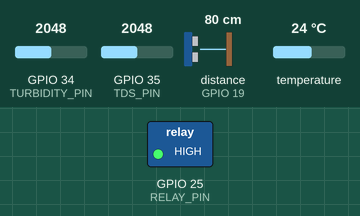
Simulated run of this sketch. Board: ESP32. Parts: switched loads named in the sketch (green lamp = pin HIGH). Wiring (inferred from the names in the program): ultrasonic range finder: trigger GPIO 18; echo GPIO 19. Inputs (shaded band) come from the test bench; at power-on: GPIO 34 (TURBIDITY_PIN) = 2048, GPIO 35 (TDS_PIN) = 2048, distance to the obstacle (sensor on GPIO 19) 80 cm, temperature 24 °C. The echo pulse lasts 58.3 µs per cm; WiFi joins after 1.5 s; servers stay silent unless stated; uploads are accepted with an empty reply; pins used as bus, display or sensor lines are not drawn; what the sketch prints to the serial monitor is not drawn.

Above: at 0.1 s.
At 5.8 s:
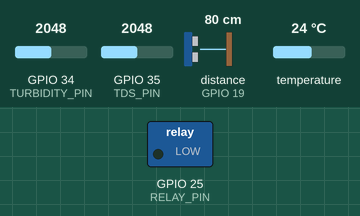
Timing chart, 0 to 7.3 s (numbered marks = the images above):
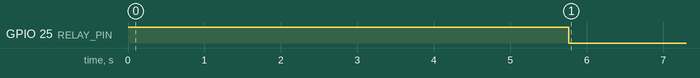

Measured:
- by itself, GPIO 25 (RELAY_PIN): HIGH → LOW at 5.8 s

The sketch:

esp32_firmware_integrated.ino
```cpp
/*
 * UniLi Water Monitoring System - Professional Integrated Firmware
 * Fully synchronized with Web Dashboard via Dynamic Configuration
 */

#include <WiFi.h>
#include <HTTPClient.h>
#include <ArduinoJson.h>
#include <OneWire.h>
#include <DallasTemperature.h>

// --- WiFi & Server ---
const char* ssid       = "Honor 9N";
const char* password   = "12345678";
const char* serverIp   = "192.168.43.248";
const char* receiveUrl = "http://192.168.43.248/water%20system/api/receive.php";
const char* configUrl  = "http://192.168.43.248/water%20system/api/get_config.php";
const char* apiKey     = "your-secret-api-key-123";

// --- Pin Definitions ---
#define RELAY_PIN      25
#define TURBIDITY_PIN  34
#define TDS_PIN        35
#define TRIG_PIN       18
#define ECHO_PIN       19
#define ONE_WIRE_BUS   16
#define MANUAL_BTN     23

// --- Dynamic Settings (Fetched from Dashboard) ---
float max_turbidity = 50.0;
float max_tds = 500.0;
float max_temp = 35.0;
float min_level = 10.0;
float tds_slope = 1.0;
float tds_intercept = 0.0;
float turb_offset = 0.0;
int sampling_interval = 5; // Default 5 seconds

// --- State Variables ---
float turbidity = 0, tds = 0, temperature = 0, waterLevel = 0;
bool pumpRunning = false;
unsigned long lastSendTime = 0;
unsigned long lastConfigFetch = 0;
String recommendation = "System Initializing...";

OneWire oneWire(ONE_WIRE_BUS);
DallasTemperature tempSensor(&oneWire);

// =============================================================
//   REMOTE CONFIGURATION FETCH (The "Brain" of Integration)
// =============================================================
void fetchRemoteConfig() {
  if (WiFi.status() != WL_CONNECTED) return;

  Serial.println("[CONFIG] Syncing with dashboard...");
  HTTPClient http;
  http.begin(configUrl);
  int httpCode = http.GET();

  if (httpCode == 200) {
    String payload = http.getString();
    StaticJsonDocument<1024> doc;
    deserializeJson(doc, payload);

    if (doc["success"]) {
      sampling_interval = doc["sampling_interval_sec"] | 5;

      // Update Thresholds
      max_turbidity = doc["thresholds"]["max_turbidity"] | 50.0;
      max_tds       = doc["thresholds"]["max_tds"] | 500.0;
      max_temp      = doc["thresholds"]["max_temp"] | 35.0;
      min_level     = doc["thresholds"]["min_water_level"] | 10.0;

      // Update Calibration
      tds_slope     = doc["calibration"]["tds_slope"] | 1.0;
      tds_intercept = doc["calibration"]["tds_intercept"] | 0.0;
      turb_offset   = doc["calibration"]["turbidity_offset"] | 0.0;

      Serial.printf("[CONFIG] Sync Complete. Interval: %ds | Turb Lim: %.1f | TDS Lim: %.1f\n",
                    sampling_interval, max_turbidity, max_tds);
    }
  }
  http.end();
  lastConfigFetch = millis();
}

// =============================================================
//   SENSOR DATA ACQUISITION
// =============================================================
void readSensors() {
  // 1. Turbidity + Remote Offset
  int turbRaw = analogRead(TURBIDITY_PIN);
  float turbV = turbRaw * (3.3f / 4095.0f);
  turbidity = ((1.0f - (turbV / 3.3f)) * 1000.0f) + turb_offset;
  turbidity = constrain(turbidity, 0, 1000);

  // 2. TDS + Remote Slope/Intercept
  float tdsV = analogRead(TDS_PIN) * (3.3f / 4095.0f);
  tds = (tdsV * 500.0f * tds_slope) + tds_intercept;

  // 3. Temperature
  tempSensor.requestTemperatures();
  temperature = tempSensor.getTempCByIndex(0);

  // 4. Ultrasonic (Simple Level Calculation)
  digitalWrite(TRIG_PIN, LOW); delayMicroseconds(2);
  digitalWrite(TRIG_PIN, HIGH); delayMicroseconds(10);
  digitalWrite(TRIG_PIN, LOW);
  long duration = pulseIn(ECHO_PIN, HIGH, 30000);
  float distance = (duration * 0.0343) / 2.0;
  waterLevel = (distance > 0) ? distance : 0; // Simplified for this example
}

// =============================================================
//   PUMP CONTROL & DATA SYNC
// =============================================================
void syncWithDashboard() {
  if (WiFi.status() != WL_CONNECTED) return;
  if (millis() - lastSendTime < (sampling_interval * 1000)) return;

  HTTPClient http;
  http.begin(receiveUrl);
  http.addHeader("Content-Type", "application/json");

  StaticJsonDocument<1024> doc;
  doc["api_key"]     = apiKey;
  doc["turbidity"]   = turbidity;
  doc["tds"]         = tds;
  doc["temperature"] = temperature;
  doc["distance_cm"] = waterLevel; // Server derives % from this
  doc["pump"]        = pumpRunning ? 1 : 0;

  String body; serializeJson(doc, body);
  int httpCode = http.POST(body);

  if (httpCode == 200) {
    String response = http.getString();
    StaticJsonDocument<512> respDoc;
    deserializeJson(respDoc, response);

    // DASHBOARD REMOTE CONTROL:
    // The server tells the ESP32 if it should be in AUTO or MANUAL mode
    String mode = respDoc["command_mode"] | "auto";
    String state = respDoc["command_state"] | "off";

    if (mode == "manual") {
      setPump(state == "on");
    } else {
      // Automatic Rule: Dose if thresholds exceeded
      bool needsTreatment = (turbidity > max_turbidity || tds > max_tds);
      setPump(needsTreatment);
    }
  }
  http.end();
  lastSendTime = millis();
}

void setPump(bool on) {
  if (on) {
    digitalWrite(RELAY_PIN, LOW); // Relay Active
    pumpRunning = true;
  } else {
    digitalWrite(RELAY_PIN, HIGH); // Relay Idle
    pumpRunning = false;
  }
}

void setup() {
  Serial.begin(115200);
  pinMode(RELAY_PIN, OUTPUT);
  setPump(false);
  pinMode(TRIG_PIN, OUTPUT);
  pinMode(ECHO_PIN, INPUT);
  tempSensor.begin();

  WiFi.begin(ssid, password);
  while (WiFi.status() != WL_CONNECTED) { delay(500); Serial.print("."); }
  Serial.println("\n[SYSTEM] Online.");

  fetchRemoteConfig(); // Get initial settings from Dashboard
}

void loop() {
  readSensors();
  syncWithDashboard();

  // Refresh config every 5 minutes to catch dashboard changes
  if (millis() - lastConfigFetch > 300000) {
    fetchRemoteConfig();
  }
}
```
